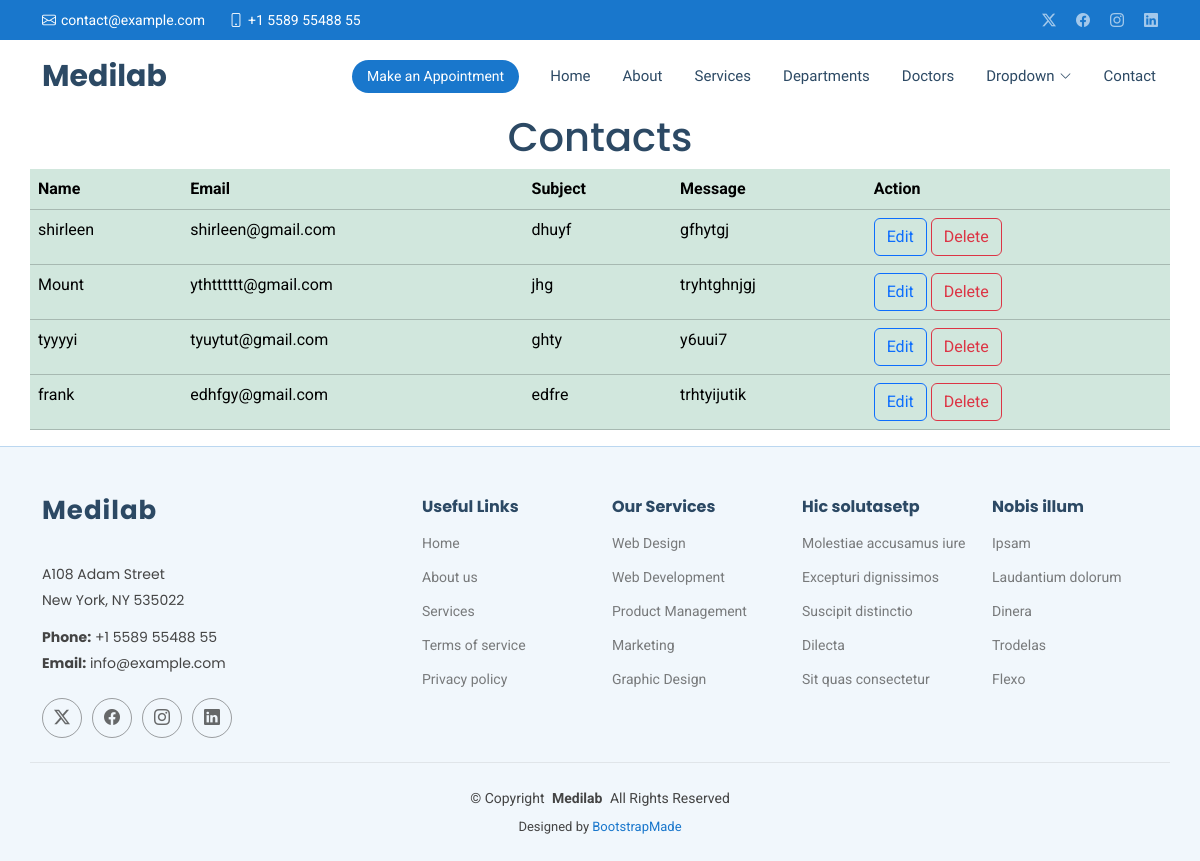
/showcontact/, run on an earlier commit of the app's database.
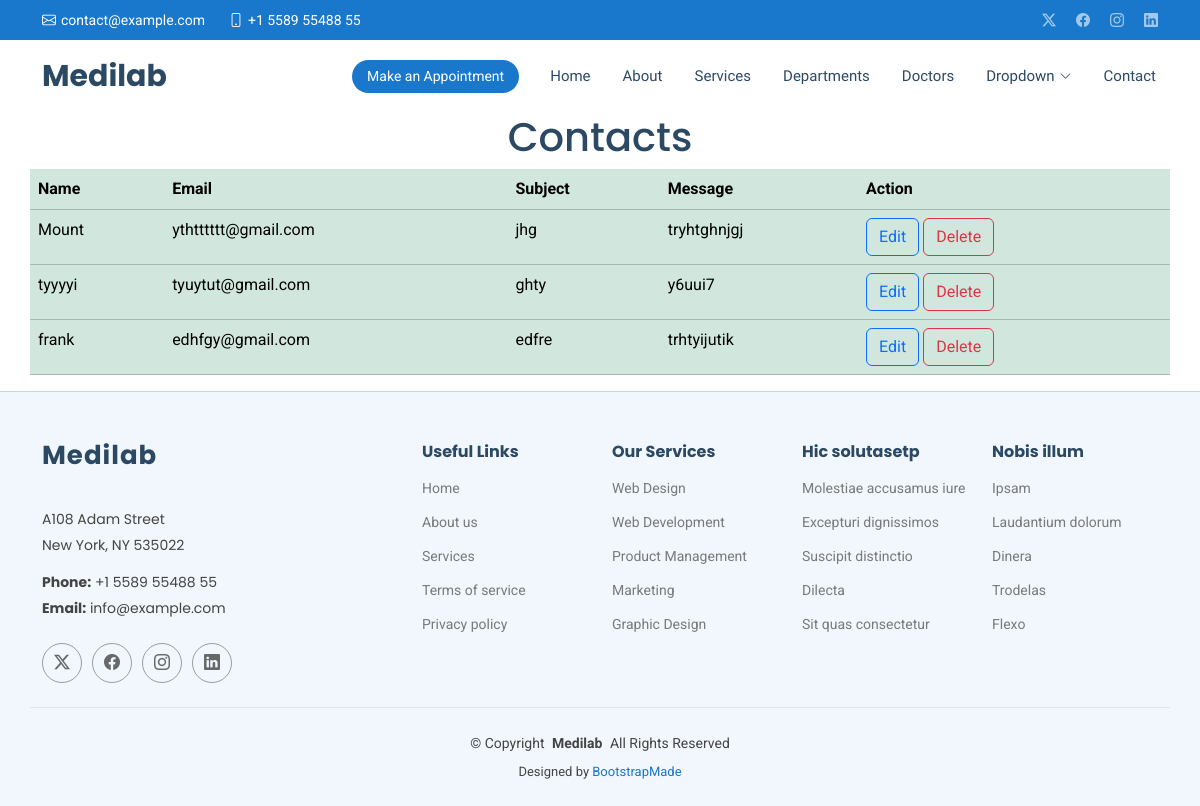
And on a later commit of the database.
### myapp/models.py (models this page shows, shortened)
class Contact(models.Model):
    name=models.CharField(max_length=100)
    email= models.EmailField()
    subject=models.CharField(max_length=20)
    message=models.TextField()

### myapp/views.py (the view)
# urls.py: path('showcontact/', views.showcontact, name='showcontact'),
def showcontact(request):
    allcontacts= Contact.objects.all()
    return render(request, 'showcontact.html', {'allcontacts': allcontacts})

### templates/showcontact.html
{% extends 'starter-page.html' %}
{% load static %}
{% block content %}
    <h1 class="text-center">Contacts</h1>
     <table class="table table-success container ">
     <tr>
         <th>Name</th>
         <th>Email</th>
         <th>Subject</th>
         <th>Message</th>
         <th>Action</th>
     </tr>
     {% for contacts in allcontacts  %}
         <tr>
         <td>{{ contacts.name }}</td>
         <td>{{ contacts.email }}</td>
         <td>{{ contacts.subject }}</td>
         <td>{{ contacts.message }}</td>
         <td>
                 <a href="" class="btn btn-outline-primary">Edit</a>
                 <a href="/deletecontact/{{ contacts.id }}" class="btn btn-outline-danger">Delete</a>
             </td>
         </tr>
     {% endfor %}
     </table>
{% endblock %}

What changed in the data, as far as the page shows it:
removed Contact: name "shirleen", email "shirleen@gmail.com", subject "dhuyf", message "gfhytgj"
